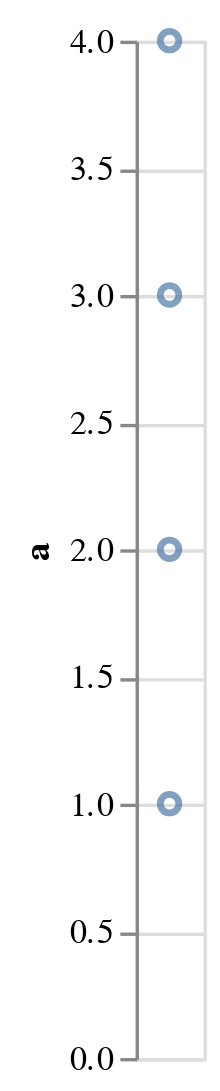

The specification (Vega-Lite) saved for this image:
### Vega-Lite specification from a JSON file in a GitHub repository (floating-point values rounded to 4 significant figures)
{"$schema": "https://vega.github.io/schema/vega-lite/v5.json", "data": {"values": "a\n1\n2\n3\n4", "format": {"type": "csv"}}, "mark": "point", "encoding": {"y": {"field": "a", "type": "quantitative"}}}
